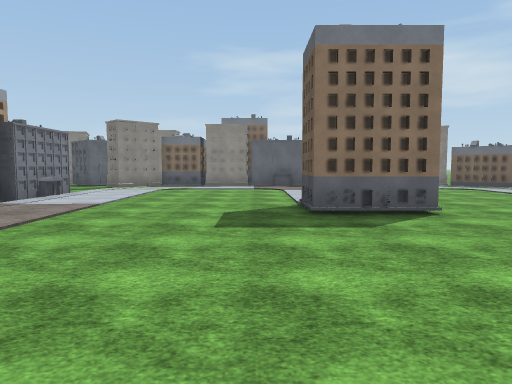
[1] (above)

24 first-person views from a walk through a 3-D level made in the Unity game engine. The camera is 1.4 m above the floor, tilts 4° down and sees 70° across. The floor is counted in squares, 2 m on a side. Each view is taken from the middle of a square. On the plan, view 1 faces up. The plan holds only what a view shows up to about 11 squares ahead; the rest is blank. The place goes on beyond the plan. Surface patterns are stand-ins for the level's own textures.

[2]
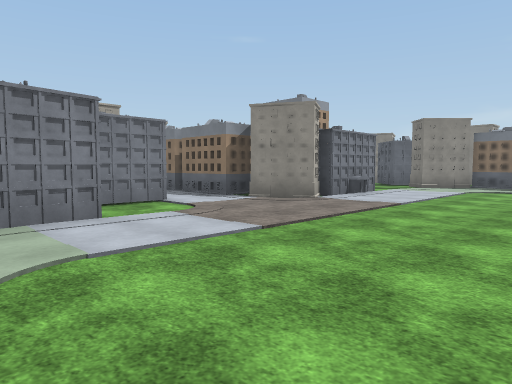

[3]
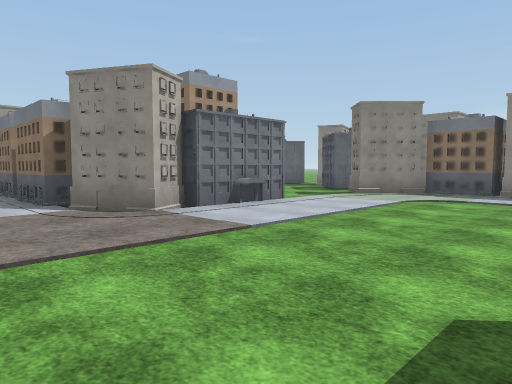

[4]
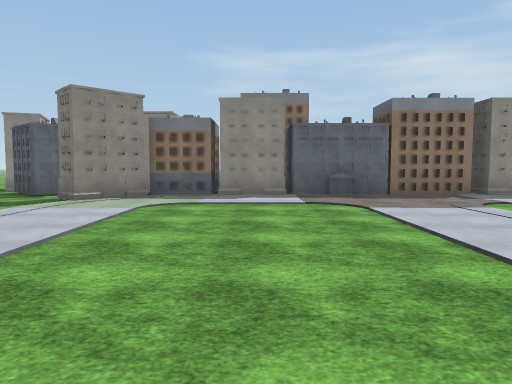

[5]
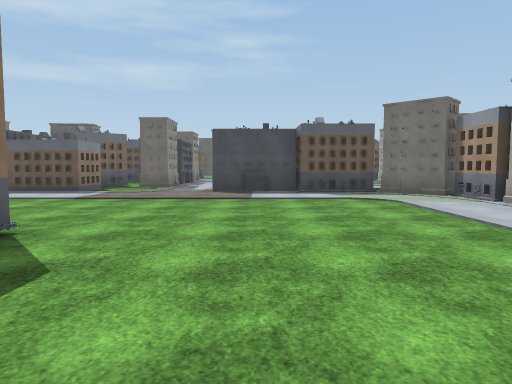

[6]
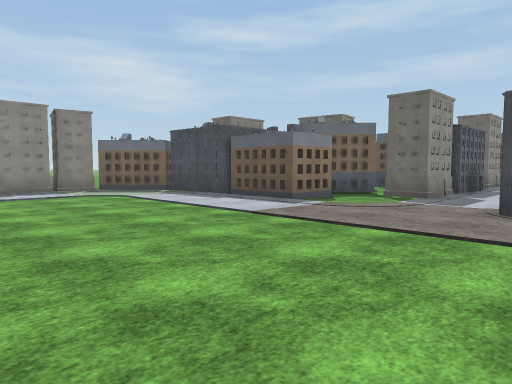

[7]
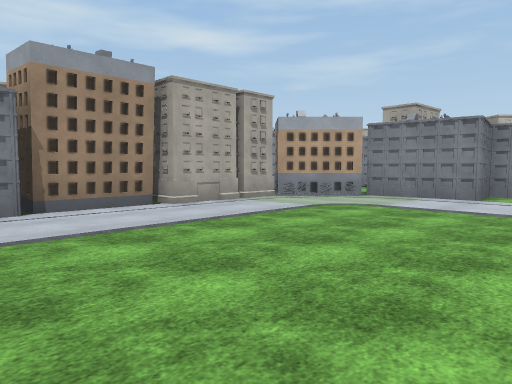

[8]
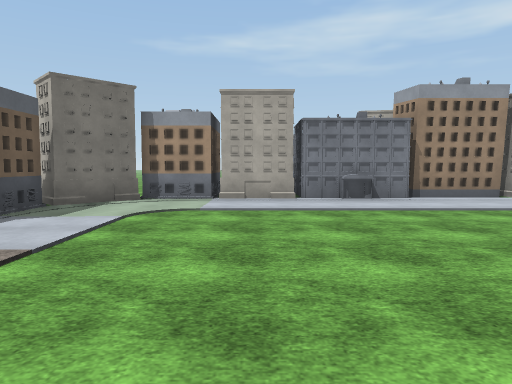

[9]
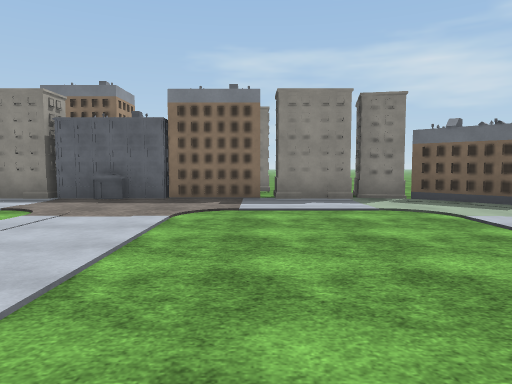

[10]
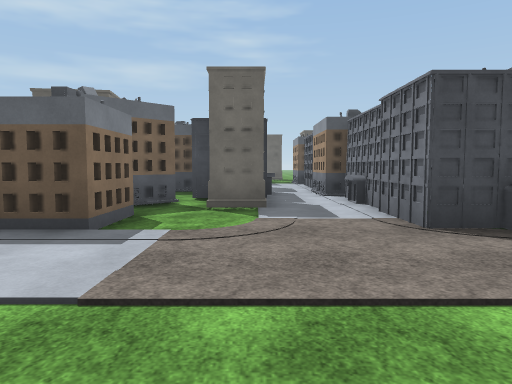

[11]
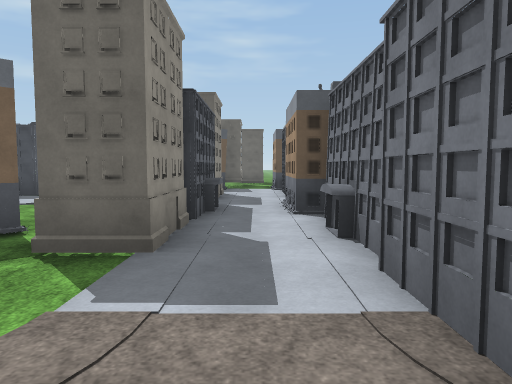

[12]
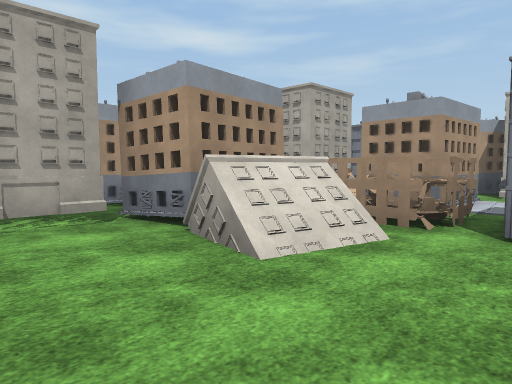

[13]
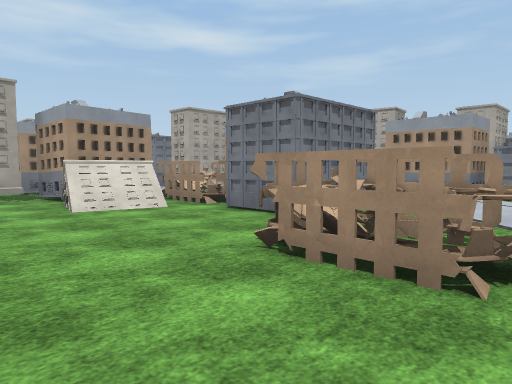

[14]
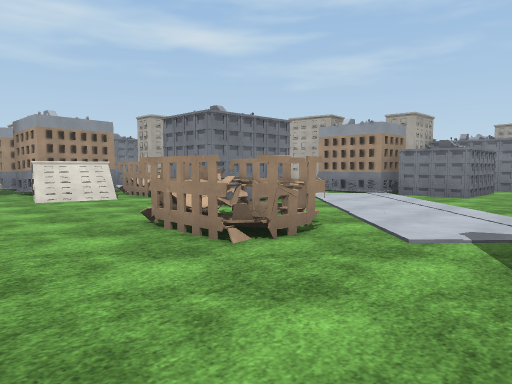

[15]
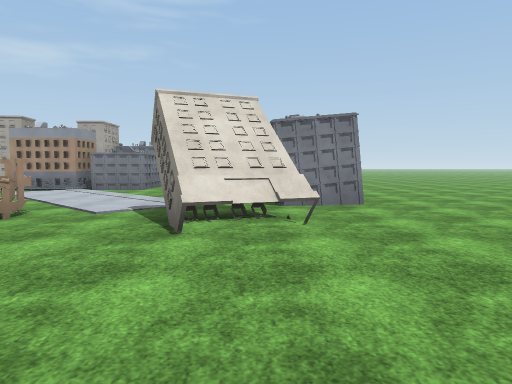

[16]
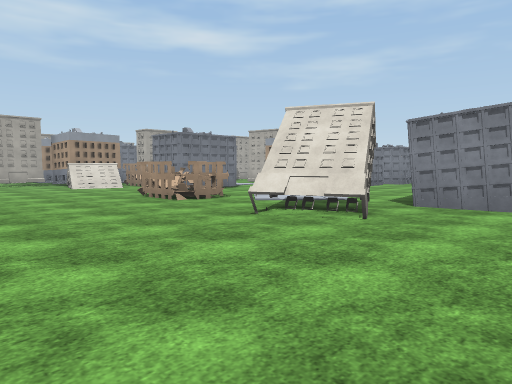

[17]
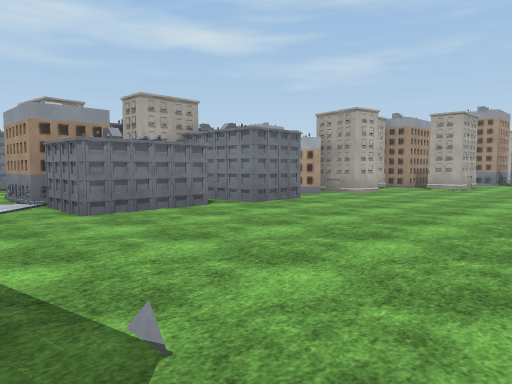

[18]
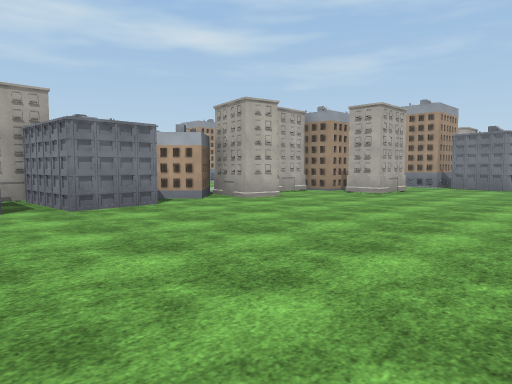

[19]
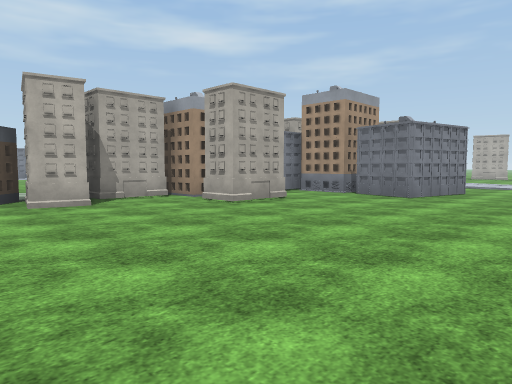

[20]
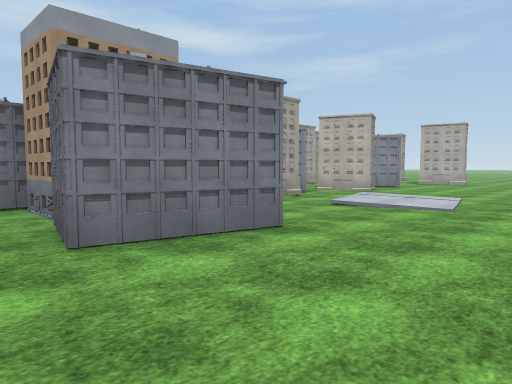

[21]
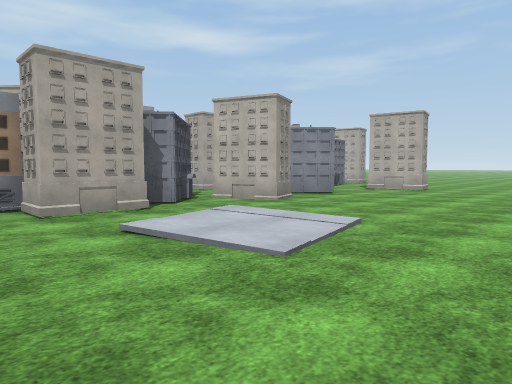

[22]
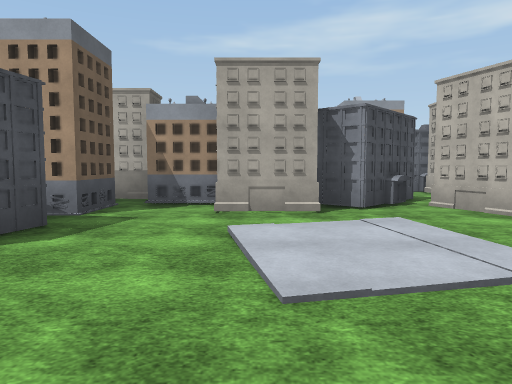

[23]
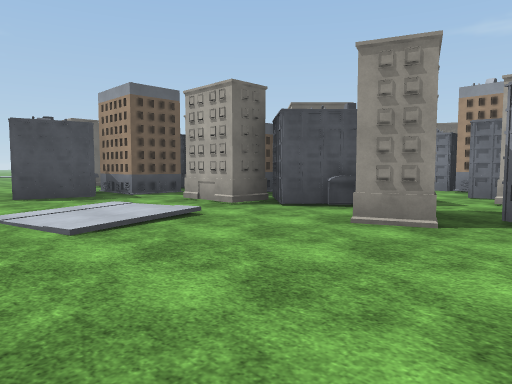

[24]
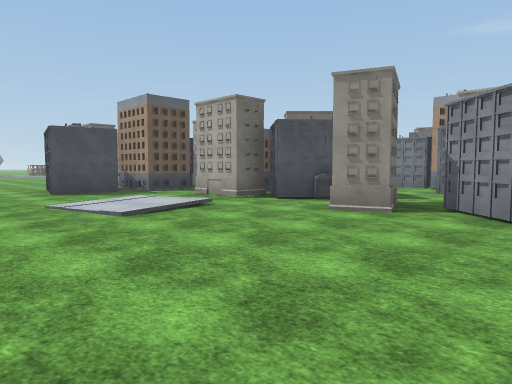

### Floor plan
Key: @ floor where view 1 was taken; # wall or solid block; . floor; / step, stairs or slope; B building; O other object.
Columns run from 11 left of view 1 to 25 right of it. Each row starts with its distance up from view 1.
 22 ....  ........   ....     ......
 21 ......................... ...........
 20 ...../......................B#.......
 19 ....././..###............... # ......
 18 ......//..###.................BBB....
 17 ...B......BB...................BB...
 16 B##B.##B..##.. B....................
 15   .BB## BBB#####..#..##.............
 14   ..##BB##BB###BB#B#B #BBB.....OO...
 13   B...#B...........#BB#BBB.....OO...
 12   B#..B.............###B #..###....
 11     ................#    B  ###....
 10  BB ###.............#   B...#BB....
  9   B B#B.............## ##.#BBOO//..
  8     B##.............B#BB..B BOBBB..
  7   B B#B.....B B.......#######.B#..
  6  #B##B......B#B.......#B#B##B.#BBB
  5    ...............................
  4  B B#...............###B##B ##B#.
  3  B  #...............B#
  2 BB  ###.............##
  1       #.............#
  0      B#....@........BB
 -1      .#B...........B#
 -2       B#B#B###B#B#BB
 -3       O  BBB ### #B
 -4             B
 -5      OO     B

Positions as (right, up) in squares from view 1, and headings:
1: (0, 0), facing up
2: (0, 0), facing up-left
3: (0, 4), facing up-left
4: (-1, 5), facing up
5: (-1, 3), facing right
6: (3, 3), facing up-right
7: (3, 4), facing down-left
8: (5, 6), facing down
9: (4, 6), facing up
10: (5, 6), facing right
11: (8, 5), facing right
12: (23, 11), facing down-left
13: (23, 15), facing down-left
14: (23, 17), facing down-left
15: (25, 18), facing left
16: (25, 21), facing down-left
17: (16, 20), facing down-left
18: (13, 21), facing down-left
19: (9, 22), facing down-left
20: (2, 22), facing down-left
21: (-2, 22), facing down-left
22: (-4, 22), facing down
23: (-10, 21), facing down-right
24: (-11, 22), facing down-right
